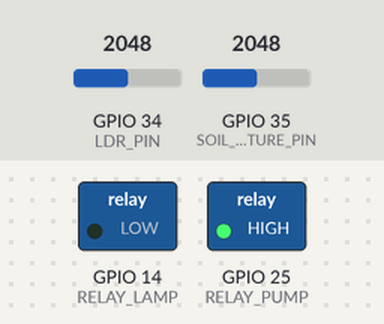
Bench run of a sketch on a simulated ESP32. Parts: switched loads named in the sketch (green lamp = pin HIGH). The test bench sets the inputs (shaded band); at power-on: GPIO 34 (LDR_PIN) = 2048, GPIO 35 (SOIL_MOISTURE_PIN) = 2048 (analog values on the 0–4095 scale). What the sketch prints to the serial monitor is not drawn.

Above: at 1.2 s.
1.3 s: GPIO 34 (LDR_PIN) set to 1834
4.3 s: GPIO 34 (LDR_PIN) set to 1753
At 5.5 s:
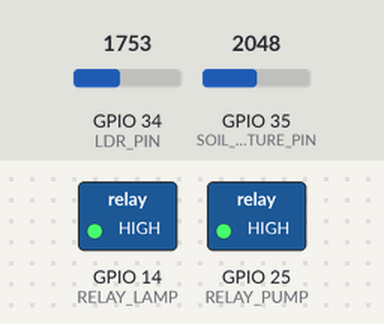
5.8 s: GPIO 35 (SOIL_MOISTURE_PIN) set to 2968
8.8 s: GPIO 35 (SOIL_MOISTURE_PIN) set to 3054
At 9.1 s:
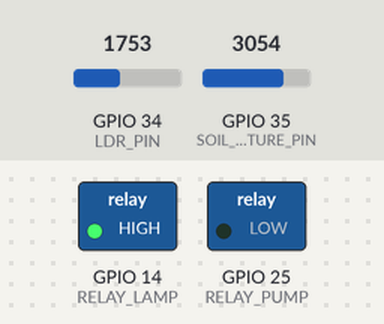
10.3 s: GPIO 35 (SOIL_MOISTURE_PIN) set to 491
At 12.6 s:
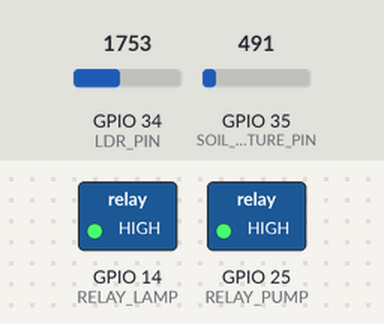
13.3 s: GPIO 35 (SOIL_MOISTURE_PIN) set to 3040
At 13.7 s:
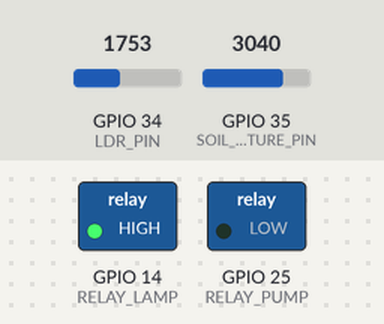
Timing chart, 0 to 15.8 s (numbered marks = the images above; inputs shaded):
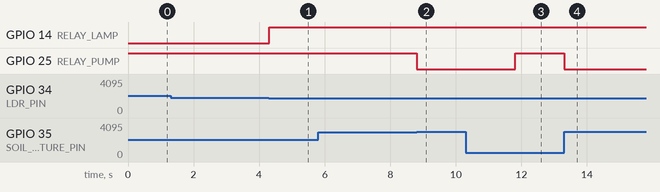

Measured:
- the behaviour switches between 1801 and 1800 on GPIO 34 (LDR_PIN) (found by bisection; images 0 and 1)
- the behaviour switches between 3000 and 3001 on GPIO 35 (SOIL_MOISTURE_PIN) (found by bisection; images 1 and 2)
- after the input at 4.3 s, GPIO 14 (RELAY_LAMP): LOW → HIGH at once
- after the input at 8.8 s, GPIO 25 (RELAY_PUMP): HIGH → LOW at once
- after the input at 10.3 s, GPIO 25 (RELAY_PUMP): LOW → HIGH after 1.5 s
- after the input at 13.3 s, GPIO 25 (RELAY_PUMP): HIGH → LOW at once

The sketch:

smart_plant.ino
```cpp
// --- Definisi Pin ---
#define SOIL_MOISTURE_PIN 35   // ADC1 channel untuk soil moisture
#define LDR_PIN            34   // ADC1 channel untuk LDR
#define RELAY_PUMP         25   // Relay pompa air (active LOW)
#define RELAY_LAMP         14   // Relay lampu (active LOW)

// --- Threshold (kalibrasi via Serial Monitor) ---
const int soilMoistureThreshold = 3000;
const int ldrThreshold          = 1800;

void setup() {
  // Mulai serial untuk kalibrasi
  Serial.begin(115200);

  // Inisialisasi relay
  pinMode(RELAY_PUMP, OUTPUT);
  pinMode(RELAY_LAMP, OUTPUT);
  digitalWrite(RELAY_PUMP, HIGH);  // Pompa OFF
  digitalWrite(RELAY_LAMP, HIGH);  // Lampu OFF

  // Konfigurasi ADC
  analogReadResolution(12);                         // 12-bit ? 0..4095
  analogSetPinAttenuation(LDR_PIN, ADC_11db);       // Rentang hingga ~2.6 V
  analogSetPinAttenuation(SOIL_MOISTURE_PIN, ADC_11db);
}

void loop() {
  // Baca nilai mentah
  int soilRaw = analogRead(SOIL_MOISTURE_PIN);
  int ldrRaw  = analogRead(LDR_PIN);

  // Tampilkan di Serial untuk monitoring
  Serial.print("Soil Moisture: "); Serial.print(soilRaw);
  Serial.print(" | LDR Value: ");    Serial.println(ldrRaw);

  // --- Kontrol Pompa ---
  // Tanah kering saat soilRaw < threshold ? nyalakan pompa
  if (soilRaw > soilMoistureThreshold) {
    digitalWrite(RELAY_PUMP, LOW);   // Pompa ON
    delay(3000);                    // Siram 30 detik
    digitalWrite(RELAY_PUMP, HIGH);  // Pompa OFF
  } else {
    digitalWrite(RELAY_PUMP, HIGH);  // Pompa OFF
  }

  // --- Kontrol Lampu ---
  // Gelap saat ldrRaw > threshold ? nyalakan lampu
  if (ldrRaw > ldrThreshold) {
    digitalWrite(RELAY_LAMP, LOW);   // Lampu ON
  } else {
    digitalWrite(RELAY_LAMP, HIGH);  // Lampu OFF
  }

  //delay(2000); // Jeda antar siklus
}
```
